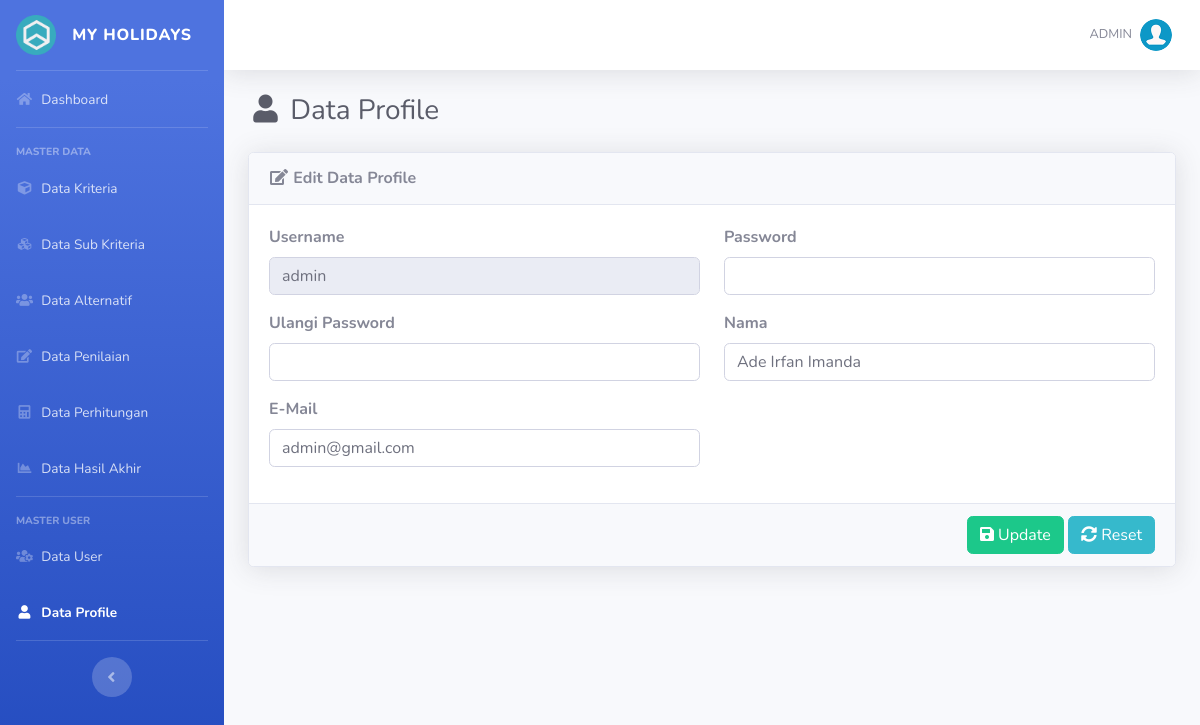
Page /list-profile.php (signed in) on the committed database.
### tables this page shows
CREATE TABLE `user` (
  `id_user` int(5) NOT NULL,
  `username` varchar(16) NOT NULL,
  `password` varchar(50) NOT NULL,
  `nama` varchar(70) NOT NULL,
  `email` varchar(50) DEFAULT NULL,
  `role` char(1) NOT NULL
);

### includes/functions.php (called while the page is built, shortened)
<?php
function get_role()
{
	if (isset($_SESSION['user_id']) && isset($_SESSION['role'])) {
		if ($_SESSION['role'] == '1') {
			return 'admin';
		} else {
			return 'user';
		}
	} else {
		return false;
	}
}

### list-profile.php (the view, shortened to what this page needs)
<?php require_once('includes/init.php');
$user_role = get_role();
if($user_role == 'admin' || $user_role == 'user') {
?>
<?php
$id_user = $_SESSION["user_id"];
?>
<?php
require_once('template/header.php');
?>
<div class="d-sm-flex align-items-center justify-content-between mb-4">
    <h1 class="h3 mb-0 text-gray-800"><i class="fas fa-fw fa-user"></i> Data Profile</h1>
</div>
<form action="" method="post">
	<div class="card shadow mb-4">
		<div class="card-header py-3">
			<h6 class="m-0 font-weight-bold"><i class="fas fa-fw fa-edit"></i> Edit Data Profile</h6>
		</div>
		<?php
		if(!$id_user) {
		?>
		<div class="card-body">
			<div class="alert alert-danger">Data tidak ada</div>
		</div>
		<?php
		}else{
		$data = mysqli_query($koneksi,"SELECT * FROM user WHERE id_user='$id_user'");
		$cek = mysqli_num_rows($data);
		if($cek <= 0) {
		?>
		<div class="card-body">
			<div class="alert alert-danger">Data tidak ada</div>
		</div>
		<?php
		}else{
			while($d = mysqli_fetch_array($data)){
		?>
		<div class="card-body">
			<div class="row">
				<div class="form-group col-md-6">
					<label class="font-weight-bold">Username</label>
					<input autocomplete="off" type="text" readonly required value="<?php echo $d['username']; ?>" class="form-control"/>
				</div>
				<div class="form-group col-md-6">
					<label class="font-weight-bold">Password</sub></label>
					<input autocomplete="off" type="password" name="password" class="form-control"/>
				</div>
				<div class="form-group col-md-6">
					<label class="font-weight-bold">Ulangi Password</label>
					<input autocomplete="off" type="password" name="password2" class="form-control"/>
				</div>
				<div class="form-group col-md-6">
					<label class="font-weight-bold">Nama</label>
					<input autocomplete="off" type="text" name="nama" required value="<?php echo $d['nama']; ?>" class="form-control"/>
				</div>
				<div class="form-group col-md-6">
					<label class="font-weight-bold">E-Mail</label>
					<input autocomplete="off" type="email" name="email" required value="<?php echo $d['email']; ?>" class="form-control"/>
				</div>
			</div>
		</div>
		<div class="card-footer text-right">
            <button name="submit" value="submit" type="submit" class="btn btn-success"><i class="fa fa-save"></i> Update</button>
            <button type="reset" class="btn btn-info"><i class="fa fa-sync-alt"></i> Reset</button>
        </div>
	</div>
	<?php
		}
		}
		}
	?>
</form>
<?php
require_once('template/footer.php');
}else {
	header('Location: login.php');
}
?>

### rows in the picture
user: username "admin", nama "Ade Irfan Imanda", email "admin@gmail.com"

### other values in the picture
$_SESSION['username'] "ADMIN"
